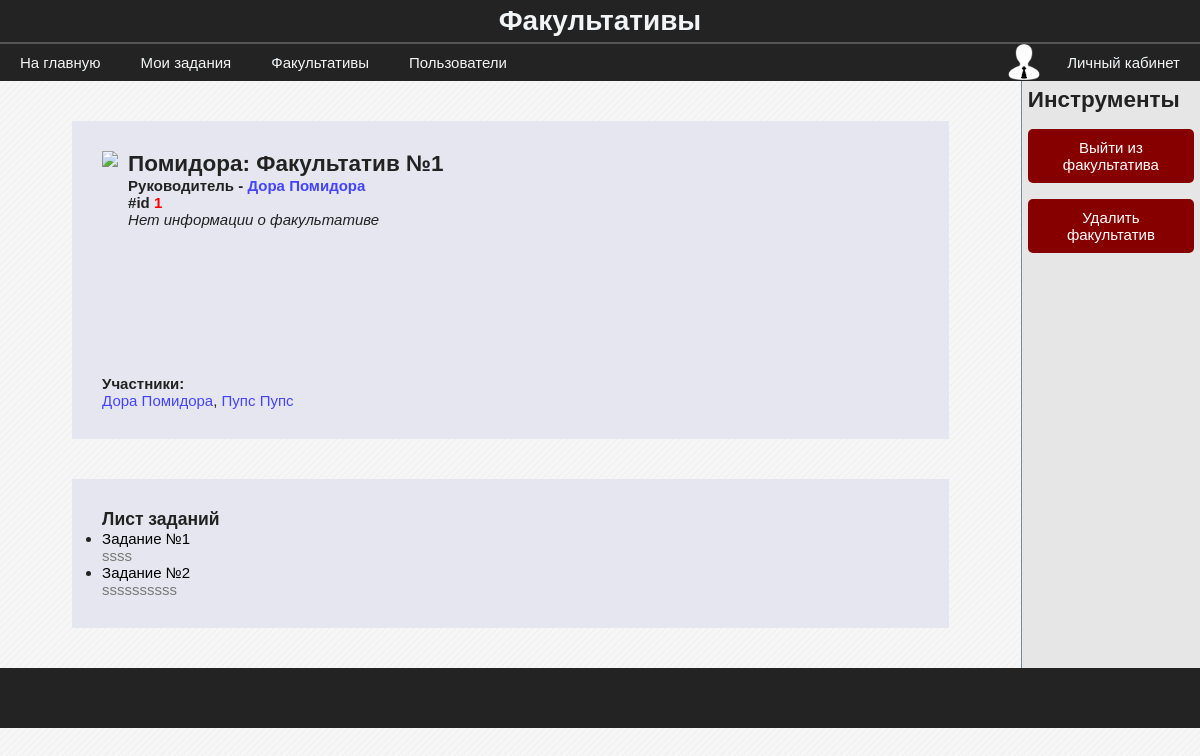
The page /group/1 (signed in) on the database its author committed.
### data/model_groups.py (models this page shows)
class Group(SqlAlchemyBase, SerializerMixin):
    __tablename__ = 'groups'
    id = sqlalchemy.Column(sqlalchemy.Integer,
                           primary_key=True,
                           autoincrement=True)
    name = sqlalchemy.Column(sqlalchemy.String)
    leader_id = sqlalchemy.Column(sqlalchemy.Integer,
                                  sqlalchemy.ForeignKey('users.id'))
    info = sqlalchemy.Column(sqlalchemy.String)
    users_num = sqlalchemy.Column(sqlalchemy.Integer, default=0)
    photo = sqlalchemy.orm.relation("File", uselist=False)
    tasks = sqlalchemy.orm.relation("Task", backref="group")
    @hybrid_property
    def leader(self):
        session = create_session()
        leader = session.query(User).get(self.leader_id)
        return leader

### data/model_users.py (models this page shows, shortened)
class User(SqlAlchemyBase, UserMixin, SerializerMixin):
    __tablename__ = 'users'
    id = sqlalchemy.Column(sqlalchemy.Integer,
                           primary_key=True, autoincrement=True)
    surname = sqlalchemy.Column(sqlalchemy.String)
    name = sqlalchemy.Column(sqlalchemy.String)
    age = sqlalchemy.Column(sqlalchemy.Integer)
    email = sqlalchemy.Column(sqlalchemy.String)
    type = sqlalchemy.Column(sqlalchemy.Integer)
    last_time_in = sqlalchemy.Column(sqlalchemy.String,
                                     default=time.ctime)
    hashed_password = sqlalchemy.Column(sqlalchemy.String)
    photo = sqlalchemy.orm.relation("File", uselist=False)
    groups = sqlalchemy.orm.relation("Group",
                                     secondary="users_to_groups",
                                     backref="users")

### data/model_tasks.py (models this page shows)
class Task(SqlAlchemyBase, SerializerMixin):
    __tablename__ = 'tasks'
    id = sqlalchemy.Column(sqlalchemy.Integer,
                           primary_key=True, autoincrement=True)
    name = sqlalchemy.Column(sqlalchemy.String)
    start_date = sqlalchemy.Column(sqlalchemy.String, default=time.ctime)
    group_id = sqlalchemy.Column(sqlalchemy.Integer, sqlalchemy.ForeignKey('groups.id'))
    file = sqlalchemy.orm.relation("File", uselist=False)
    content = sqlalchemy.Column(sqlalchemy.String)

### blueprints/groups.py (the view)
@blueprint.route('/group/<int:group_id>')
def group(group_id):
    session = db_session.create_session()
    group = session.query(Group).get(group_id)
    if not group:
        abort(404)
    users = group.users
    tasks = group.tasks
    return render_template('group.html', group=group, users=users, tasks=tasks, bool_userbox=current_user.is_authenticated)

### blueprints/user_authenticate.py (called while the page is built)
@login_manager.user_loader
def user_load(user_id):
    session = db_session.create_session()
    return session.query(User).get(user_id)

### data/db_session.py (called while the page is built)
def create_session() -> Session:
    global __factory
    return __factory()

### templates/group.html (shortened to what this page needs)
{% extends "base.html" %}
{% block content %}
    <div class="infolist">
        <div class='flexbox flex_c_nowr'>
            <div>
                <img src="/{{ group.photo.path if group.photo else 'static/images/none_image.png'}}" height="200px">
                <div class="flexbox flex_jcspacebetween_aicenter">
                    <h2>{{ group.name }}</h2>
                </div>
                <h4>Руководитель - <a href="/user/{{ group.leader_id }}" class='link'>{{ group.leader.name }} {{ group.leader.surname }}</a></h4>
                <h4>#id <span style='color: red'>{{ group.id }}</span></h4>
                {% if group.info %}
                    {% for line in group.info.split('\n') %}
                        <p>{{ line }}</p>
                    {% endfor %}
                {% else %}
                    <p><i>Нет информации о факультативе</i></p>
                {% endif %}
            </div>
            <br>
            <div>
                <h4>Участники: </h4>
                {% for user in users %}
                    <a href="/user/{{ user.id }}" class="link">{{ user.name }} {{ user.surname }}</a>{{ ', ' if not loop.last }}
                {% endfor %}
            </div>
        </div>
    </div>
    {% if current_user in users %}
    <div class="infolist">
        <h3>Лист заданий</h3>
        <ul>
            {% for task in group.tasks %}
            <li><span style="color: rgba(0, 0, 0);">{{ task.name }}
                <span style="color: rgba(120, 120, 120);">
                {% for line in task.content.split('\n') %}
                    <p>{{ line }}</p>
                {% endfor %}
                </span>
            </li>
            {% else %}
                <p><i>Пока заданий нет</i></p>
            {% endfor %}
        </ul>
    </div>
    {% endif %}
{% endblock %}
{% if bool_userbox %}
{% block userbox %}
    <h2>Инструменты</h2>
    {% if current_user in users and current_user.id != group.leader_id %}
        <a href="/leave_group/{{ group.id }}" class='btn red-btn'>Выйти из факультатива</a>
    {% elif current_user not in users %}
        <a href="/join_group/{{ group.id }}" class='btn blue-btn'>Вступить в факультатив</a>
    {% endif %}
    {% if current_user.id == group.leader_id or current_user.type <= 1 %}
        <a href="/del_group/{{ group.id }}" class='btn red-btn'>Удалить факультатив</a>
    {% endif %}
{% endblock %}
{% endif %}

### static/css/stylesheet.css (style rules this page uses)
body { background-color: #f6f6f6; font-family: "Calibri", sans-serif; font-size: 15px; }
* { margin: 0; padding: 0; }
a { text-decoration: none; }
.userbox h2 { margin-bottom: 8px; }
.userbox .btn { margin-bottom: 8px; margin-top: 8px; }
.btn { display: block; background: #ccc; padding: 10px; color: #333; border-radius: 5px; text-align: center; }
.red-btn { background-color: rgba(135, 0, 0, 1); color: white; }
.link { color: #44f; }
.flexbox { display: flex; }
.flex_c_nowr { flex-flow: column nowrap; }
.flex_jcspacebetween_aicenter { justify-content: space-between; align-items: flex-end; }
.infolist { display: block; width: 80%; margin: 40px auto; background-color: rgb(230, 230, 240); padding: 30px; }
.infolist img { float: left; margin: 0px 10px 7px 0px }

### rows shown on the page
Group: name "Помидора: Факультатив №1", id "1"
User: leader.name "Дора", leader.surname "Помидора", name "Дора", surname "Помидора", last ","
User: name "Пупс", surname "Пупс"
Task: name "Задание №1", content "ssss"
Task: name "Задание №2", content "ssssssssss"
